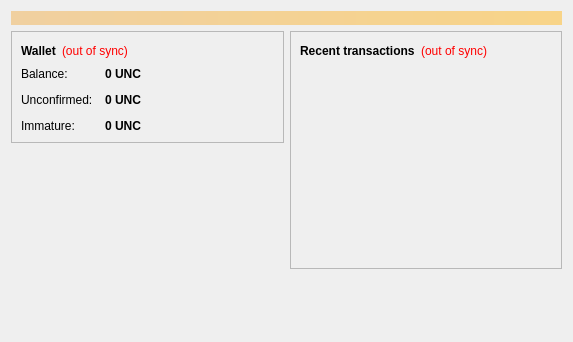
<?xml version="1.0" encoding="UTF-8"?>
<ui version="4.0">
 <class>OverviewPage</class>
 <widget class="QWidget" name="OverviewPage">
  <property name="geometry">
   <rect>
    <x>0</x>
    <y>0</y>
    <width>573</width>
    <height>342</height>
   </rect>
  </property>
  <property name="windowTitle">
   <string>Form</string>
  </property>
  <layout class="QVBoxLayout" name="topLayout">
   <item>
    <widget class="QLabel" name="labelAlerts">
     <property name="visible">
      <bool>false</bool>
     </property>
     <property name="styleSheet">
      <string notr="true">background-color: qlineargradient(x1: 0, y1: 0, x2: 1, y2: 0, stop:0 #F0D0A0, stop:1 #F8D488); color:#000000;</string>
     </property>
     <property name="wordWrap">
      <bool>true</bool>
     </property>
     <property name="margin">
      <number>3</number>
     </property>
    </widget>
   </item>
   <item>
    <layout class="QHBoxLayout" name="horizontalLayout" stretch="1,1">
     <item>
      <layout class="QVBoxLayout" name="verticalLayout_2">
       <item>
        <widget class="QFrame" name="frame">
         <property name="frameShape">
          <enum>QFrame::StyledPanel</enum>
         </property>
         <property name="frameShadow">
          <enum>QFrame::Raised</enum>
         </property>
         <layout class="QVBoxLayout" name="verticalLayout_4">
          <item>
           <layout class="QHBoxLayout" name="horizontalLayout_4">
            <item>
             <widget class="QLabel" name="label_5">
              <property name="font">
               <font>
                <weight>75</weight>
                <bold>true</bold>
               </font>
              </property>
              <property name="text">
               <string>Wallet</string>
              </property>
             </widget>
            </item>
            <item>
             <widget class="QLabel" name="labelWalletStatus">
              <property name="toolTip">
               <string>&lt;html&gt;&lt;head/&gt;&lt;body&gt;&lt;p&gt;The displayed information may be out of date. Your wallet automatically synchronizes with the Jrocoin network after a connection is established, but this process has not completed yet.&lt;/p&gt;&lt;/body&gt;&lt;/html&gt;</string>
              </property>
              <property name="styleSheet">
               <string notr="true">QLabel { color: red; }</string>
              </property>
              <property name="text">
               <string notr="true">(out of sync)</string>
              </property>
              <property name="alignment">
               <set>Qt::AlignLeading|Qt::AlignLeft|Qt::AlignVCenter</set>
              </property>
             </widget>
            </item>
            <item>
             <spacer name="horizontalSpacer_2">
              <property name="orientation">
               <enum>Qt::Horizontal</enum>
              </property>
              <property name="sizeHint" stdset="0">
               <size>
                <width>40</width>
                <height>20</height>
               </size>
              </property>
             </spacer>
            </item>
           </layout>
          </item>
          <item>
           <layout class="QFormLayout" name="formLayout_2">
            <property name="fieldGrowthPolicy">
             <enum>QFormLayout::AllNonFixedFieldsGrow</enum>
            </property>
            <property name="horizontalSpacing">
             <number>12</number>
            </property>
            <property name="verticalSpacing">
             <number>12</number>
            </property>
            <item row="0" column="0">
             <widget class="QLabel" name="label">
              <property name="text">
               <string>Balance:</string>
              </property>
             </widget>
            </item>
            <item row="0" column="1">
             <widget class="QLabel" name="labelBalance">
              <property name="font">
               <font>
                <weight>75</weight>
                <bold>true</bold>
               </font>
              </property>
              <property name="cursor">
               <cursorShape>IBeamCursor</cursorShape>
              </property>
              <property name="toolTip">
               <string>Your current balance</string>
              </property>
              <property name="text">
               <string notr="true">0 UNC</string>
              </property>
              <property name="textInteractionFlags">
               <set>Qt::LinksAccessibleByMouse|Qt::TextSelectableByKeyboard|Qt::TextSelectableByMouse</set>
              </property>
             </widget>
            </item>
            <item row="1" column="0">
             <widget class="QLabel" name="label_3">
              <property name="text">
               <string>Unconfirmed:</string>
              </property>
             </widget>
            </item>
            <item row="1" column="1">
             <widget class="QLabel" name="labelUnconfirmed">
              <property name="font">
               <font>
                <weight>75</weight>
                <bold>true</bold>
               </font>
              </property>
              <property name="cursor">
               <cursorShape>IBeamCursor</cursorShape>
              </property>
              <property name="toolTip">
               <string>Total of transactions that have yet to be confirmed, and do not yet count toward the current balance</string>
              </property>
              <property name="text">
               <string notr="true">0 UNC</string>
              </property>
              <property name="textInteractionFlags">
               <set>Qt::LinksAccessibleByMouse|Qt::TextSelectableByKeyboard|Qt::TextSelectableByMouse</set>
              </property>
             </widget>
            </item>
            <item row="2" column="0">
             <widget class="QLabel" name="labelImmatureText">
              <property name="text">
               <string>Immature:</string>
              </property>
             </widget>
            </item>
            <item row="2" column="1">
             <widget class="QLabel" name="labelImmature">
              <property name="font">
               <font>
                <weight>75</weight>
                <bold>true</bold>
               </font>
              </property>
              <property name="toolTip">
               <string>Mined balance that has not yet matured</string>
              </property>
              <property name="text">
               <string notr="true">0 UNC</string>
              </property>
              <property name="textInteractionFlags">
               <set>Qt::LinksAccessibleByMouse|Qt::TextSelectableByKeyboard|Qt::TextSelectableByMouse</set>
              </property>
             </widget>
            </item>
           </layout>
          </item>
             
         </layout>
        </widget>
       </item>
       <item>
        <spacer name="verticalSpacer">
         <property name="orientation">
          <enum>Qt::Vertical</enum>
         </property>
         <property name="sizeHint" stdset="0">
          <size>
           <width>20</width>
           <height>40</height>
          </size>
         </property>
        </spacer>
       </item>
 <item>
           <widget class="QLabel" name="label_wallet_bgcoin">
            <property name="text">
             <string/>
            </property>
            <property name="pixmap">
             <pixmap resource="../bitcoin.qrc">:/images/backg</pixmap>
            </property>
            <property name="scaledContents">
             <bool>false</bool>
            </property>
            <property name="alignment">
             <set>Qt::AlignCenter</set>
            </property>
            <property name="margin">
             <number>-2</number>
            </property>
           </widget>
          </item>
      </layout>
     </item>
     <item>
      <layout class="QVBoxLayout" name="verticalLayout_3">
       <item>
        <widget class="QFrame" name="frame_2">
         <property name="frameShape">
          <enum>QFrame::StyledPanel</enum>
         </property>
         <property name="frameShadow">
          <enum>QFrame::Raised</enum>
         </property>
         <layout class="QVBoxLayout" name="verticalLayout">
          <item>
           <layout class="QHBoxLayout" name="horizontalLayout_2">
            <item>
             <widget class="QLabel" name="label_4">
              <property name="text">
               <string>&lt;b&gt;Recent transactions&lt;/b&gt;</string>
              </property>
             </widget>
            </item>
            <item>
             <widget class="QLabel" name="labelTransactionsStatus">
              <property name="toolTip">
               <string>&lt;html&gt;&lt;head/&gt;&lt;body&gt;&lt;p&gt;The displayed information may be out of date. Your wallet automatically synchronizes with the Jrocoin network after a connection is established, but this process has not completed yet.&lt;/p&gt;&lt;/body&gt;&lt;/html&gt;</string>
              </property>
              <property name="styleSheet">
               <string notr="true">QLabel { color: red; }</string>
              </property>
              <property name="text">
               <string notr="true">(out of sync)</string>
              </property>
              <property name="alignment">
               <set>Qt::AlignRight|Qt::AlignTrailing|Qt::AlignVCenter</set>
              </property>
             </widget>
            </item>
            <item>
             <spacer name="horizontalSpacer">
              <property name="orientation">
               <enum>Qt::Horizontal</enum>
              </property>
              <property name="sizeHint" stdset="0">
               <size>
                <width>40</width>
                <height>20</height>
               </size>
              </property>
             </spacer>
            </item>
           </layout>
          </item>
          <item>
           <widget class="QListView" name="listTransactions">
            <property name="styleSheet">
             <string notr="true">QListView { background: transparent; }</string>
            </property>
            <property name="frameShape">
             <enum>QFrame::NoFrame</enum>
            </property>
            <property name="verticalScrollBarPolicy">
             <enum>Qt::ScrollBarAlwaysOff</enum>
            </property>
            <property name="horizontalScrollBarPolicy">
             <enum>Qt::ScrollBarAlwaysOff</enum>
            </property>
            <property name="selectionMode">
             <enum>QAbstractItemView::NoSelection</enum>
            </property>
           </widget>
          </item>
         </layout>
        </widget>
       </item>
       <item>
        <spacer name="verticalSpacer_2">
         <property name="orientation">
          <enum>Qt::Vertical</enum>
         </property>
         <property name="sizeHint" stdset="0">
          <size>
           <width>20</width>
           <height>40</height>
          </size>
         </property>
        </spacer>
       </item>
      </layout>
     </item>
    </layout>
   </item>
  </layout>
 </widget>
 <resources/>
 <connections/>
</ui>
